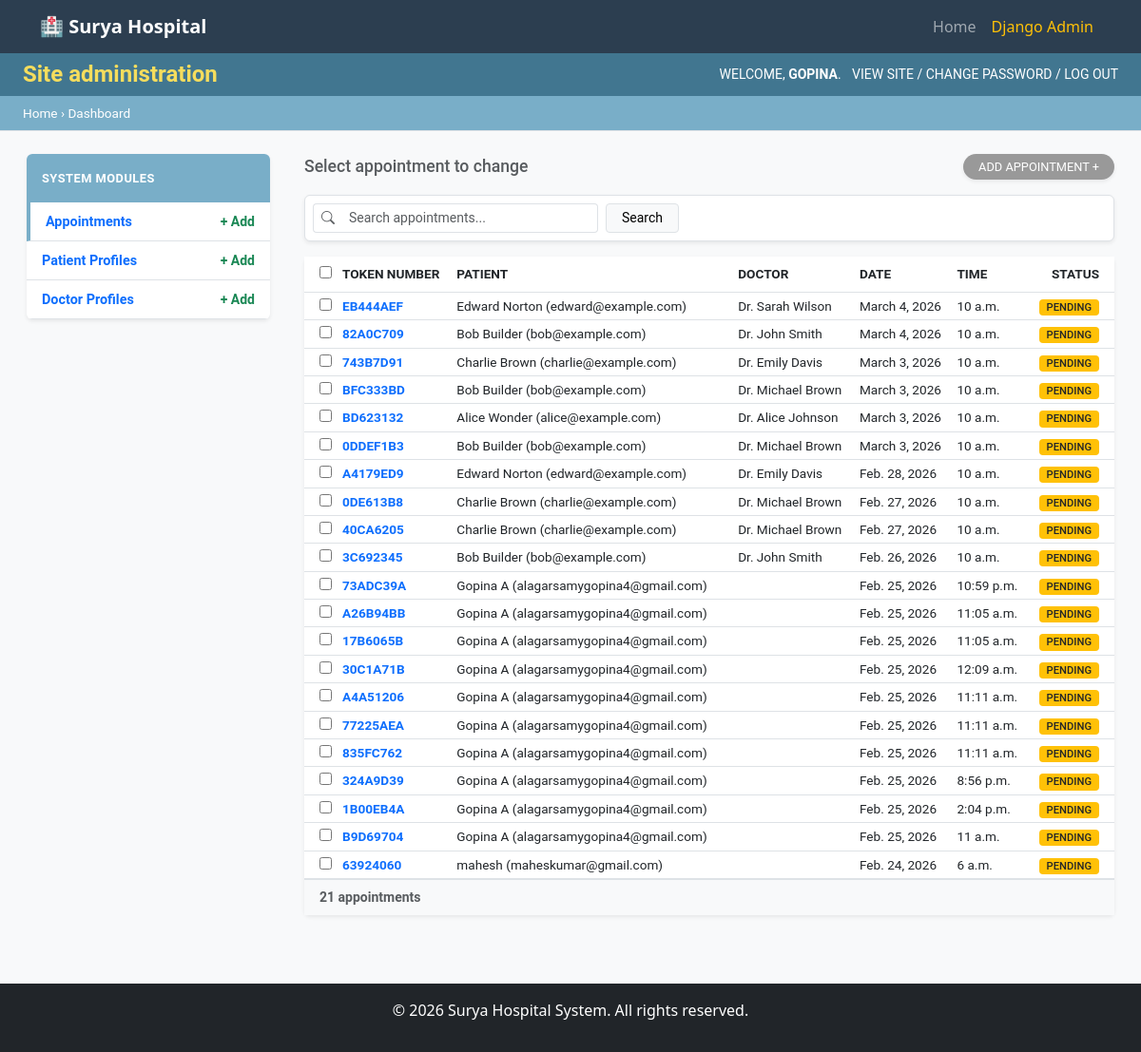
The page /admin-dashboard/ (signed in) on the database as committed earlier.
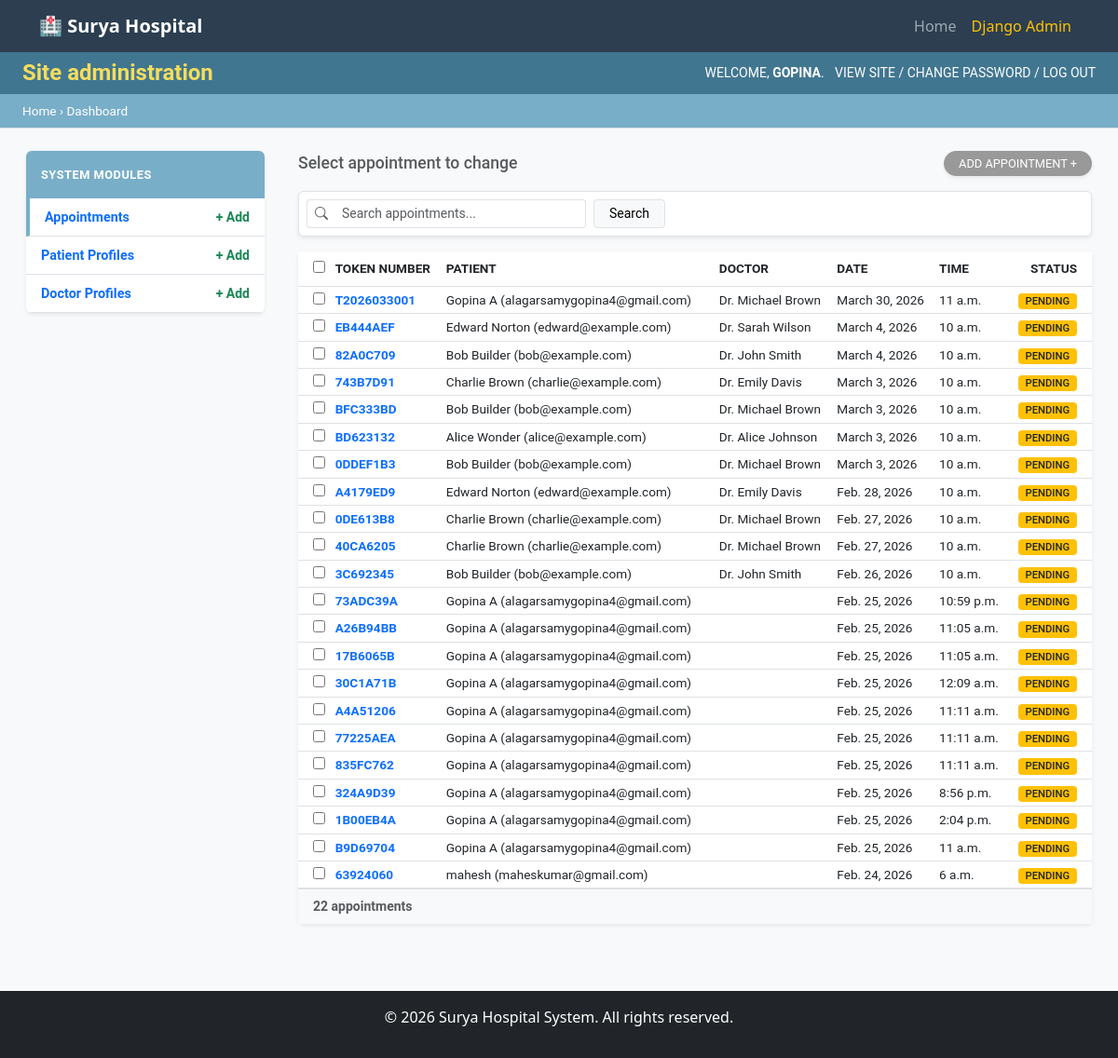
The same page on the database as committed later.
### appointments/models.py (models this page shows, shortened)
class Appointment(models.Model):
    STATUS_CHOICES = [
        ('pending', 'Pending / Waiting'),
        ('completed', 'Completed'),
        ('cancelled', 'Cancelled'),
    ]
    patient_name = models.CharField(max_length=100)
    patient_email = models.EmailField()
    patient_phone = models.CharField(max_length=20)
    doctor = models.ForeignKey(Doctor, on_delete=models.SET_NULL, null=True, blank=True)
    appointment_date = models.DateField()
    appointment_time = models.TimeField()
    reason = models.TextField()
    status = models.CharField(max_length=20, choices=STATUS_CHOICES, default='pending')
    token_number = models.CharField(max_length=20, editable=False, null=True, blank=True)
    created_at = models.DateTimeField(auto_now_add=True)
    class Meta:
        ordering = ['-appointment_date']

class Doctor(models.Model):
    name = models.CharField(max_length=100)
    username = models.CharField(max_length=100, unique=True, null=True, blank=True)
    email = models.EmailField(unique=True, null=True, blank=True)
    password = models.CharField(max_length=100, null=True, blank=True)
    specialization = models.CharField(max_length=100)
    department = models.ForeignKey(Department, on_delete=models.SET_NULL, null=True, blank=True, related_name='doctors')
    available_days = models.CharField(max_length=200, help_text="e.g., Monday, Tuesday, Wednesday")
    available_time_start = models.TimeField()
    available_time_end = models.TimeField()

### home/views.py (the view)
# urls.py: path('admin-dashboard/', views.admin_dashboard, name='admin_dashboard'),
def admin_dashboard(request):
    if not request.user.is_authenticated or not request.user.is_staff:
        return redirect('admin_login')
    patients = Patient.objects.all()
    appointments = Appointment.objects.all().order_by('-appointment_date')
    doctors = Doctor.objects.all()
    context = {
        'patients': patients,
        'appointments': appointments,
        'doctors': doctors,
    }
    return render(request, 'home/admin_dashboard.html', context)

### home/templates/home/admin_dashboard.html (shortened to what the changed rows need)
{% extends 'home/base.html' %}
{% block content %}
<div class="admin-wrapper" style="margin-top: -1.5rem; min-height: 100vh; background-color: #f8f9fa;">
    <div class="admin-header py-2 px-4 d-flex justify-content-between align-items-center"
        style="background-color: #417690; color: #f5dd5d;">
        <h1 class="h4 mb-0 fw-bold">Site administration</h1>
    </div>
    <div class="container-fluid mt-4">
        <div class="row px-3">
            <div class="col-md-9 text-dark">
                <div id="appointments-sec" class="admin-section">
                    <div class="card shadow-sm border-0">
                        <div class="card-body p-0">
                            <table class="table table-sm table-hover mb-0" style="font-size: 0.85rem;">
                                <thead style="background-color: #f8f8f8; color: #666;">
                                    <tr>
                                        <th class="ps-3 py-2"><input type="checkbox"></th>
                                        <th class="py-2 text-uppercase">Token Number</th>
                                        <th class="py-2 text-uppercase">Patient</th>
                                        <th class="py-2 text-uppercase">Doctor</th>
                                        <th class="py-2 text-uppercase">Date</th>
                                        <th class="py-2 text-uppercase">Time</th>
                                        <th class="py-2 pe-3 text-uppercase text-end">Status</th>
                                    </tr>
                                </thead>
                                <tbody>
                                    {% for appt in appointments %}
                                    <tr style="cursor: pointer;">
                                        <td class="ps-3"><input type="checkbox"></td>
                                        <td><a href="#" class="text-primary text-decoration-none fw-bold">{{ appt.token_number }}</a></td>
                                        <td>{{ appt.patient_name }} ({{ appt.patient_email }})</td>
                                        <td>{{ appt.doctor.name }}</td>
                                        <td>{{ appt.appointment_date }}</td>
                                        <td>{{ appt.appointment_time }}</td>
                                        <td class="pe-3 text-end">
                                            <span
                                                class="badge {% if appt.status == 'pending' %}bg-warning text-dark{% elif appt.status == 'confirmed' %}bg-info text-white{% else %}bg-secondary{% endif %}"
                                                style="font-size: 0.7rem; font-weight: 500; border-radius: 4px; padding: 3px 8px;">{{ appt.status|upper }}</span>
                                        </td>
                                    </tr>
                                    {% empty %}
                                    <tr>
                                        <td colspan="7" class="text-center py-4 text-muted">No appointments found.</td>
                                    </tr>
                                    {% endfor %}
                                </tbody>
                            </table>
                            <div class="p-2 px-3 border-top bg-light small fw-bold text-muted">
                                {{ appointments|length }} appointments
                            </div>
                        </div>
                    </div>
                </div>
            </div>
        </div>
    </div>
</div>
{% endblock %}

Rows that differ between the two databases and show on the page:
added Appointment: token_number "T2026033001", patient_name "Gopina A", patient_email "alagarsamygopina4@gmail.com", doctor.name "Dr. Michael Brown", appointment_date "March 30, 2026", appointment_time "11 a.m.", status "PENDING"
Other text that changed with them:
{{ appointments|length }}: "21" → "22"
